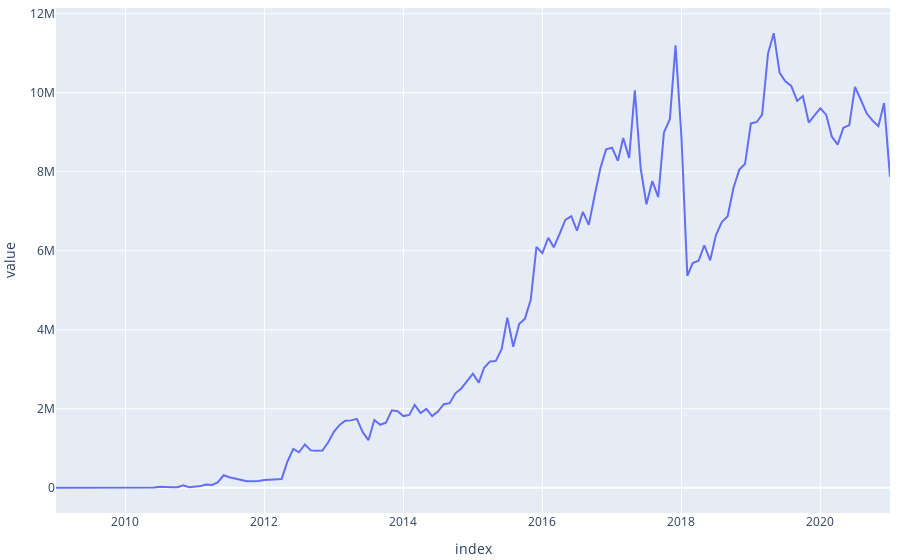
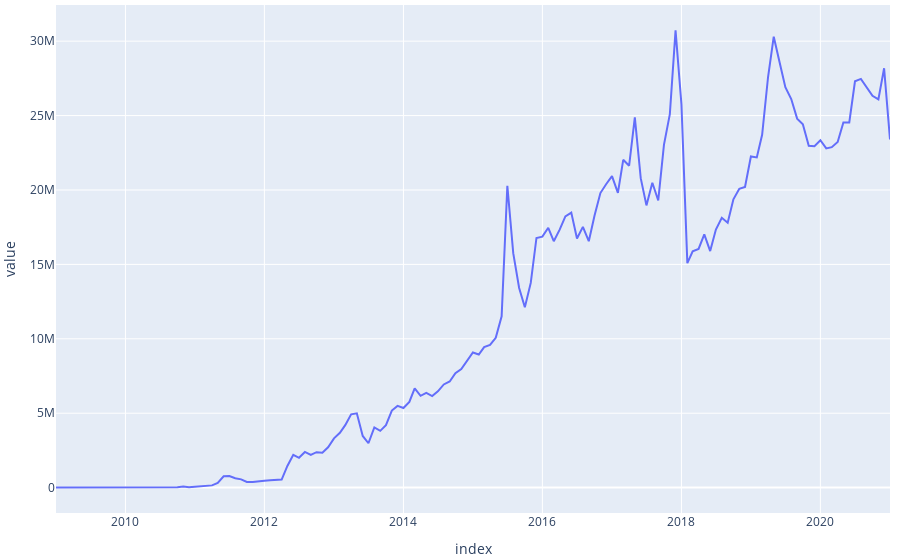
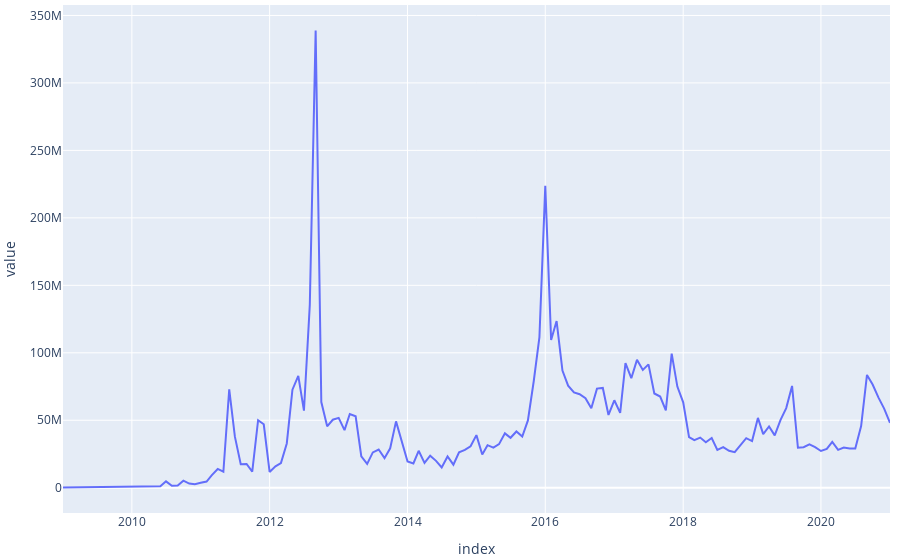
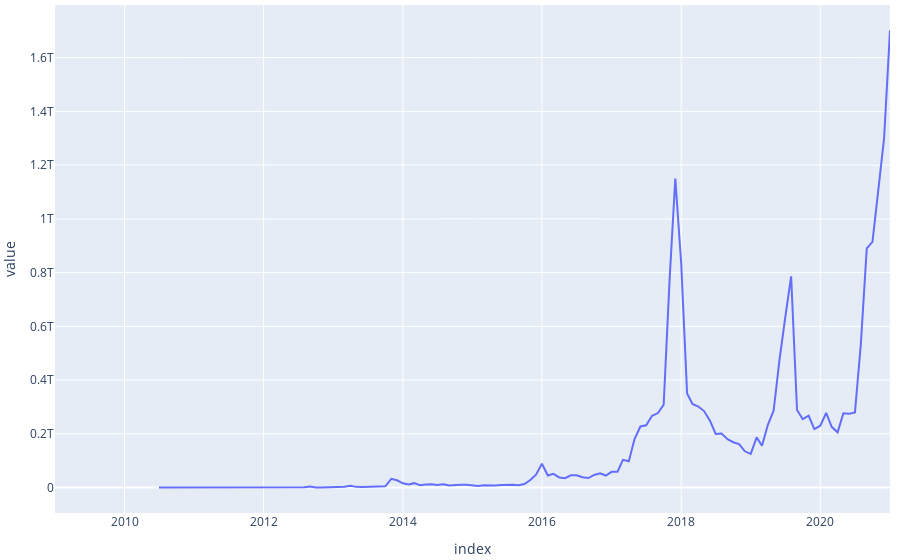

The cell these charts' notebook holds for them, in order:
### Code cell
for name in ["nb_transactions","nb_outputs","sum_btc","sum_USD","mining_btc","nb_mining_outputs","PriceUSD","nb_unspent","spending_time"]:
    fig =monthly[[name]].plot.line()
    fig=write_formated_plot(fig,output_dir+name+".html")
    fig.show()

### Figure 1 — Plotly figure (JSON) as saved in the notebook; plotly's stock layout.template omitted (floating-point values rounded to 4 significant figures; data arrays with more than 128 entries replaced by an {"elided": "..."} marker saying what was removed)
{"data": [{"legendgroup": "nb_transactions", "line": {"color": "#636efa", "dash": "solid"}, "mode": "lines", "name": "nb_transactions", "orientation": "v", "showlegend": true, "type": "scatter", "x": {"elided": "145 str values"}, "xaxis": "x", "y": {"elided": "145 int values"}, "yaxis": "y"}], "layout": {"hovermode": "x unified", "legend": {"title": {"text": "variable"}, "tracegroupgap": 0}, "margin": {"b": 5, "l": 10, "r": 10, "t": 5}, "showlegend": false, "xaxis": {"anchor": "y", "domain": [0, 1], "title": {"text": "index"}}, "yaxis": {"anchor": "x", "domain": [0, 1], "title": {"text": "value"}}}}

### Figure 2 — Plotly figure (JSON) as saved in the notebook; plotly's stock layout.template omitted (floating-point values rounded to 4 significant figures; data arrays with more than 128 entries replaced by an {"elided": "..."} marker saying what was removed)
{"data": [{"legendgroup": "nb_outputs", "line": {"color": "#636efa", "dash": "solid"}, "mode": "lines", "name": "nb_outputs", "orientation": "v", "showlegend": true, "type": "scatter", "x": {"elided": "145 str values"}, "xaxis": "x", "y": {"elided": "145 int values"}, "yaxis": "y"}], "layout": {"hovermode": "x unified", "legend": {"title": {"text": "variable"}, "tracegroupgap": 0}, "margin": {"b": 5, "l": 10, "r": 10, "t": 5}, "showlegend": false, "xaxis": {"anchor": "y", "domain": [0, 1], "title": {"text": "index"}}, "yaxis": {"anchor": "x", "domain": [0, 1], "title": {"text": "value"}}}}

### Figure 3 — Plotly figure (JSON) as saved in the notebook; plotly's stock layout.template omitted (floating-point values rounded to 4 significant figures; data arrays with more than 128 entries replaced by an {"elided": "..."} marker saying what was removed)
{"data": [{"legendgroup": "sum_btc", "line": {"color": "#636efa", "dash": "solid"}, "mode": "lines", "name": "sum_btc", "orientation": "v", "showlegend": true, "type": "scatter", "x": {"elided": "145 str values"}, "xaxis": "x", "y": {"elided": "145 float values"}, "yaxis": "y"}], "layout": {"hovermode": "x unified", "legend": {"title": {"text": "variable"}, "tracegroupgap": 0}, "margin": {"b": 5, "l": 10, "r": 10, "t": 5}, "showlegend": false, "xaxis": {"anchor": "y", "domain": [0, 1], "title": {"text": "index"}}, "yaxis": {"anchor": "x", "domain": [0, 1], "title": {"text": "value"}}}}

### Figure 4 — Plotly figure (JSON) as saved in the notebook; plotly's stock layout.template omitted (floating-point values rounded to 4 significant figures; data arrays with more than 128 entries replaced by an {"elided": "..."} marker saying what was removed)
{"data": [{"legendgroup": "sum_USD", "line": {"color": "#636efa", "dash": "solid"}, "mode": "lines", "name": "sum_USD", "orientation": "v", "showlegend": true, "type": "scatter", "x": {"elided": "145 str values"}, "xaxis": "x", "y": {"elided": "145 float values"}, "yaxis": "y"}], "layout": {"hovermode": "x unified", "legend": {"title": {"text": "variable"}, "tracegroupgap": 0}, "margin": {"b": 5, "l": 10, "r": 10, "t": 5}, "showlegend": false, "xaxis": {"anchor": "y", "domain": [0, 1], "title": {"text": "index"}}, "yaxis": {"anchor": "x", "domain": [0, 1], "title": {"text": "value"}}}}
